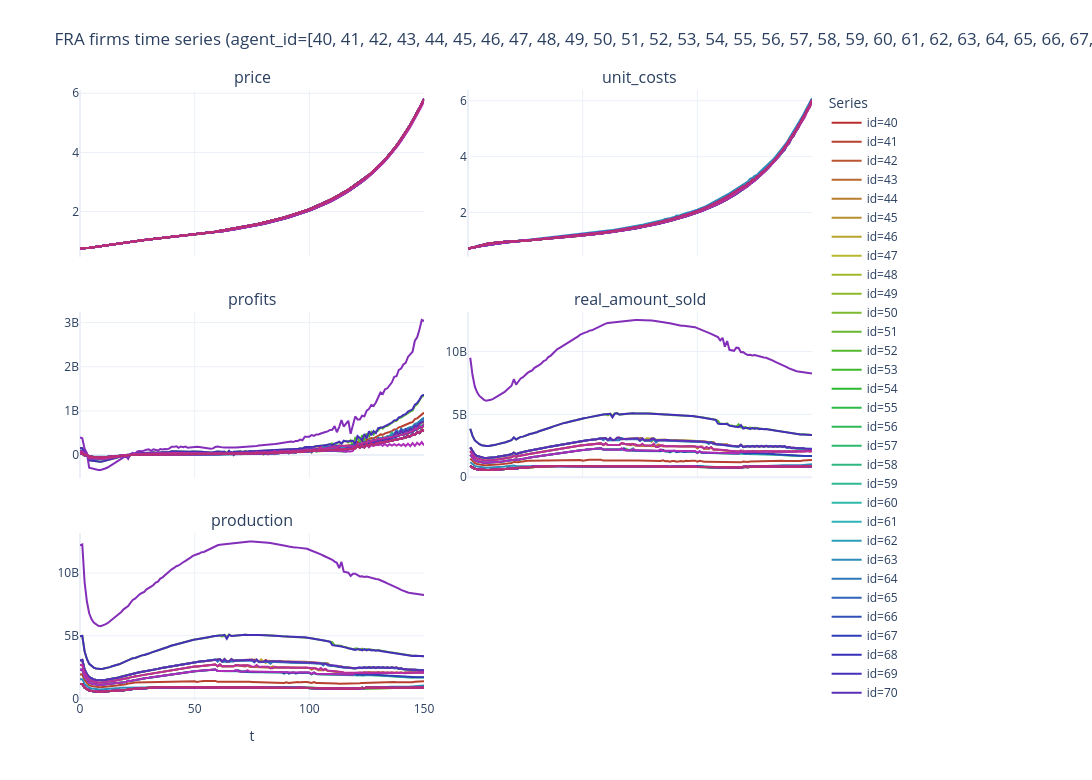

Notebook cell for this chart:
### Code cell
# Random sample of 100 units without replacement
firms_list = np.random.choice(np.arange(1000), size=100, replace=False).tolist()
firms_list = np.arange(40,79).tolist()

# fig, info = plot_agent_timeseries(
#     benchmark.model,
#     "FRA",
#     "firms",
#     variables=[
#         "price",
#         "unit_costs",
#         "profits",
#         "real_amount_sold",
#         "production",
#     ],
#     no_cols=2,
#     # condition="equity < 0",
#     agent_id=firms_list,
#     return_info=True,
#     show=False,
#     base_height=260,
#     base_width=800,
# )

# fig.show()

fig, info = plot_agent_timeseries(
    model,
    "FRA",
    "firms",
    variables=[
        "price",
        "unit_costs",
        "profits",
        "real_amount_sold",
        "production",
    ],
    no_cols=2,
    # condition="equity < 0",
    agent_id=firms_list,
    return_info=True,
    show=False,
    base_height=260,
    base_width=800,
)

fig.show()
# info
# info
